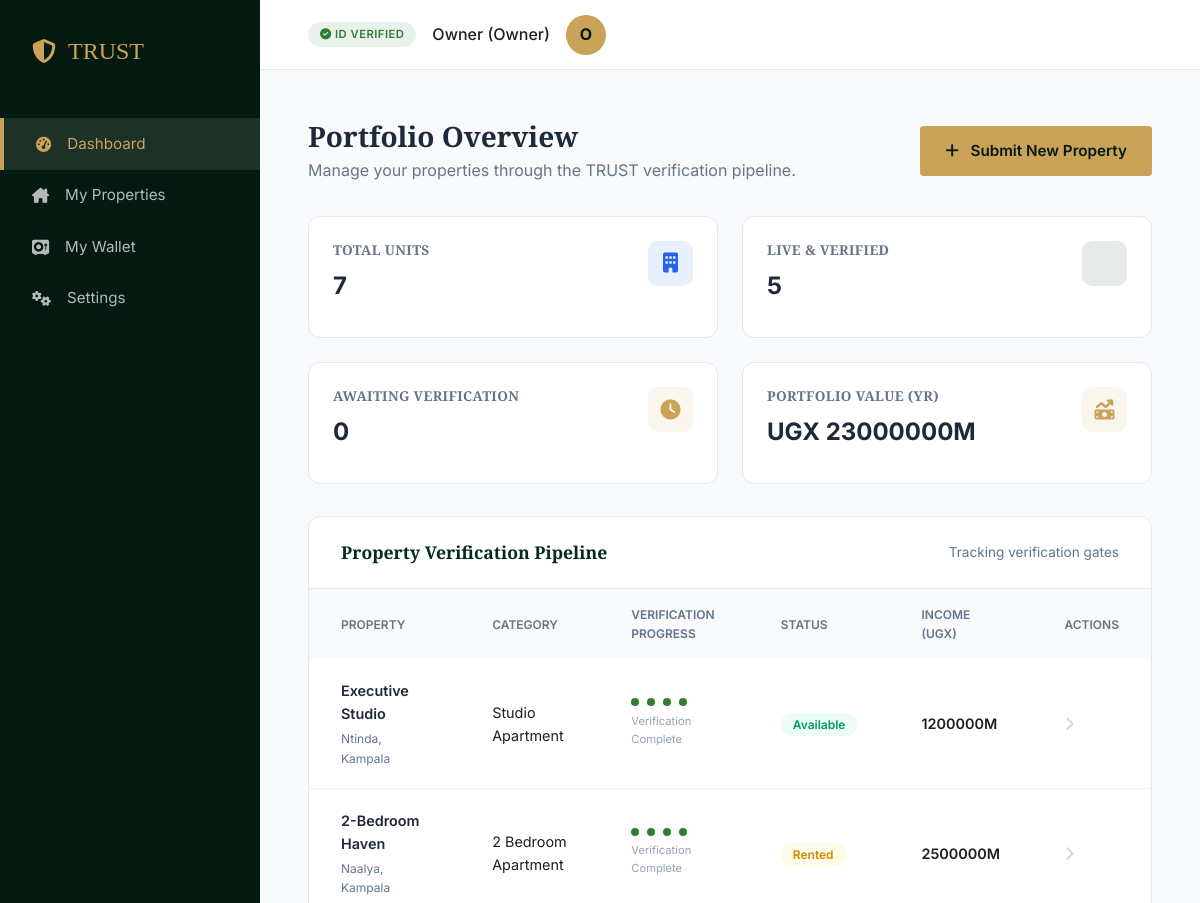
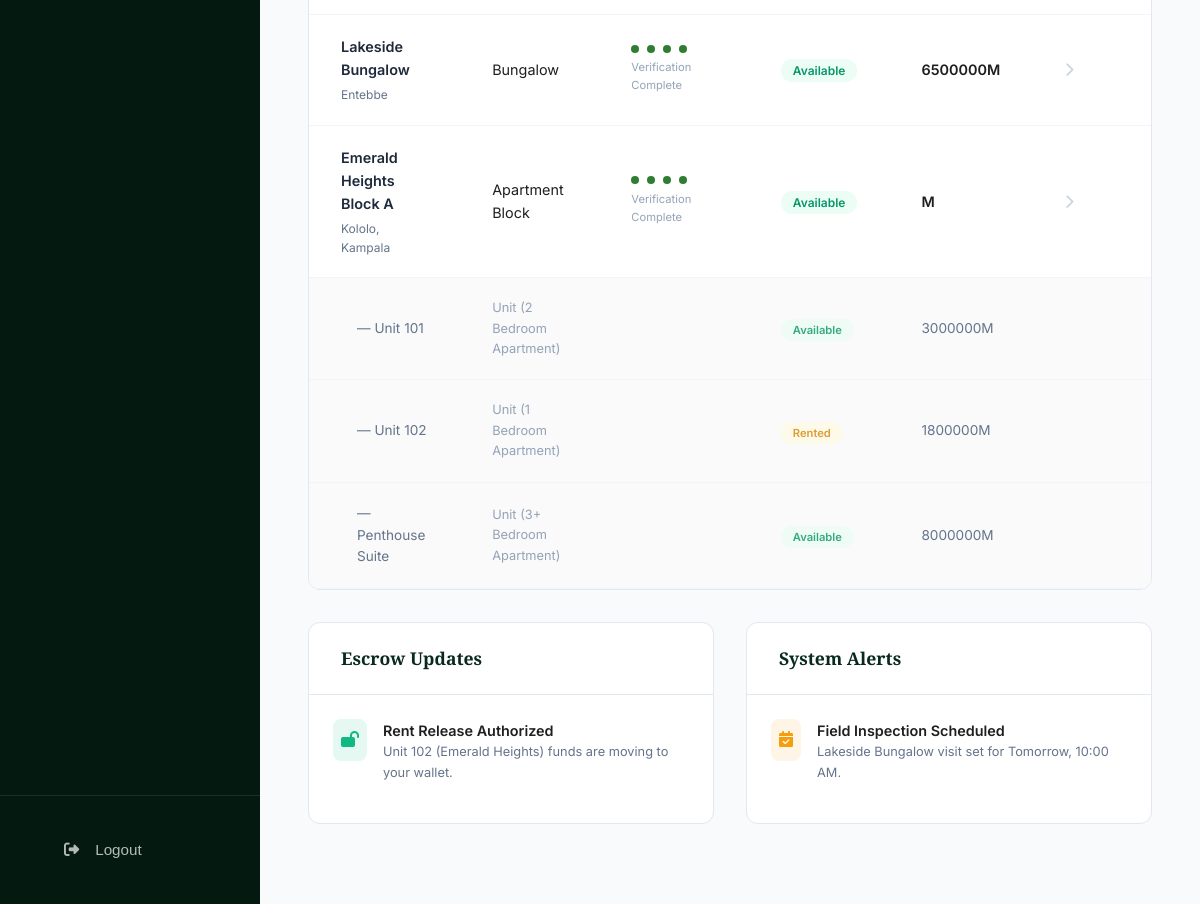
Page /landlord/ (signed in) on the committed database (2 pictures, top to bottom).
### core/models.py (models this page shows, shortened)
class Property(models.Model):
    owner = models.ForeignKey(User, on_delete=models.CASCADE, related_name='properties', null=True, blank=True)
    SINGLE_UNIT_CHOICES = [
        ('single_room', 'Single Room'),
        ('self_contained', 'Self-Contained Room'),
        ('studio', 'Studio Apartment'),
        ('1_bed', '1 Bedroom Apartment'),
        ('2_bed', '2 Bedroom Apartment'),
        ('3_plus_bed', '3+ Bedroom Apartment'),
        ('bungalow', 'Bungalow'),
        ('standalone', 'Standalone House'),
    ]
    MULTI_UNIT_CHOICES = [
        ('apartment_block', 'Apartment Block'),
        ('condo_block', 'Condominium Block'),
        ('flat', 'Flat (Multi-Floor Building)'),
    ]
    CATEGORY_CHOICES = SINGLE_UNIT_CHOICES + MULTI_UNIT_CHOICES
    STATUS_CHOICES = [
        ('available', 'Available'),
        ('rented', 'Rented'),
        ('under_maintenance', 'Under Maintenance'),
        ('pending_verification', 'Pending Verification'),
    ]
    title = models.CharField(max_length=255)
    description = models.TextField(blank=True)
    category = models.CharField(max_length=50, choices=CATEGORY_CHOICES)
    status = models.CharField(max_length=20, choices=STATUS_CHOICES, default='pending_verification')
    price = models.DecimalField(max_digits=12, decimal_places=2, null=True, blank=True)
    location = models.CharField(max_length=255)
    parent = models.ForeignKey('self', on_delete=models.CASCADE, null=True, blank=True, related_name='units')
    is_multi_unit = models.BooleanField(default=False)
    created_at = models.DateTimeField(auto_now_add=True)
    updated_at = models.DateTimeField(auto_now=True)
    class Meta:
        verbose_name_plural = "Properties"

### core/views.py (the view)
# urls.py: path('landlord/', views.landlord_dashboard, name='landlord_dashboard'),
def landlord_dashboard(request):
    owner_properties = Property.objects.filter(owner=request.user, parent=None).prefetch_related('units')
    stats = {
        'total': Property.objects.filter(owner=request.user).count(),
        'available': Property.objects.filter(owner=request.user, status='available').count(),
        'pending': Property.objects.filter(owner=request.user, status='pending_verification').count(),
        'revenue': sum(p.price for p in Property.objects.filter(owner=request.user, price__isnull=False))
    }
    return render(request, 'landlord/dashboard.html', {
        'properties': owner_properties,
        'stats': stats
    })

### core/templates/landlord/dashboard.html (shortened to what this page needs)
{% extends "landlord/base_landlord.html" %}
{% block admin_content %}
<div class="dashboard-header">
    <div>
        <h2>Portfolio Overview</h2>
        <p>Manage your properties through the TRUST verification pipeline.</p>
    </div>
    <a href="/landlord/property/add/" class="btn btn-gold">
        <i class="fa-solid fa-plus" style="margin-right: 0.5rem;"></i> Submit New Property
    </a>
</div>
<div class="stats-row">
    <div class="stat-card">
        <div class="stat-details">
            <h4>Total Units</h4>
            <div class="value">{{ stats.total }}</div>
        </div>
        <div class="stat-icon icon-blue">
            <i class="fa-solid fa-building"></i>
        </div>
    </div>
    <div class="stat-card">
        <div class="stat-details">
            <h4>Live & Verified</h4>
            <div class="value">{{ stats.available }}</div>
        </div>
        <div class="stat-icon icon-emerald">
        </div>
    </div>
    <div class="stat-card">
        <div class="stat-details">
            <h4>Awaiting Verification</h4>
            <div class="value">{{ stats.pending }}</div>
        </div>
        <div class="stat-icon icon-gold">
            <i class="fa-solid fa-clock"></i>
        </div>
    </div>
    <div class="stat-card">
        <div class="stat-details">
            <h4>Portfolio Value (Yr)</h4>
            <div class="value">UGX {{ stats.revenue|floatformat:0 }}M</div>
        </div>
        <div class="stat-icon icon-gold">
            <i class="fa-solid fa-money-bill-trend-up"></i>
        </div>
    </div>
</div>
<div class="content-card">
    <div class="card-header">
        <h3 style="margin:0; font-size: 1.1rem;">Property Verification Pipeline</h3>
        <span style="font-size: 0.85rem; color: #64748b;">Tracking verification gates</span>
    </div>
    <table class="admin-table">
        <thead>
            <tr>
                <th>Property</th>
                <th>Category</th>
                <th>Verification Progress</th>
                <th>Status</th>
                <th>Income (UGX)</th>
                <th>Actions</th>
            </tr>
        </thead>
        <tbody>
            {% for property in properties %}
            <tr>
                <td style="font-weight: 600; color: #1e293b;">
                    {{ property.title }}
                    <div style="font-size: 0.75rem; color: #64748b; font-weight: 400; margin-top: 0.25rem;">{{ property.location }}</div>
                </td>
                <td style="text-transform: capitalize;">{{ property.get_category_display }}</td>
                <td>
                    <div class="verification-status" title="Doc Upload > Physical Inspection > Title Search > Final Approval">
                        <div class="step-dot completed"></div>
                        <div class="step-dot {% if property.status != 'pending_verification' %}completed{% else %}current{% endif %}"></div>
                        <div class="step-dot {% if property.status == 'available' or property.status == 'rented' %}completed{% endif %}"></div>
                        <div class="step-dot {% if property.status == 'available' or property.status == 'rented' %}completed{% endif %}"></div>
                    </div>
                    <div style="font-size: 0.7rem; color: #94a3b8; margin-top: 0.4rem;">
                        {% if property.status == 'pending_verification' %}Awaiting Field inspection{% else %}Verification Complete{% endif %}
                    </div>
                </td>
                <td>
                    <span class="status-pill {% if property.status == 'available' %}pill-active{% else %}pill-pending{% endif %}">
                        {{ property.get_status_display }}
                    </span>
                </td>
                <td style="font-weight: 600;">{{ property.price|floatformat:0 }}M</td>
                <td><i class="fa-solid fa-chevron-right" style="color: #cbd5e1; cursor: pointer;"></i></td>
            </tr>
            {% if property.is_multi_unit %}
                {% for unit in property.units.all %}
                <tr style="background: #fafafa;">
                    <td style="padding-left: 3rem; font-size: 0.85rem; color: #64748b;">— {{ unit.title }}</td>
                    <td style="font-size: 0.8rem; color: #94a3b8;">Unit ({{ unit.get_category_display }})</td>
                    <td></td>
                    <td>
                        <span class="status-pill {% if unit.status == 'available' %}pill-active{% else %}pill-pending{% endif %}" style="font-size: 0.7rem; opacity: 0.8;">
                            {{ unit.get_status_display }}
                        </span>
                    </td>
                    <td style="font-size: 0.85rem; color: #64748b;">{{ unit.price|floatformat:0 }}M</td>
                    <td></td>
                </tr>
                {% endfor %}
            {% endif %}
            {% endfor %}
        </tbody>
    </table>
</div>
<div style="display: grid; grid-template-columns: 1fr 1fr; gap: 2rem;">
    <div class="content-card">
        <div class="card-header">
            <h3 style="margin:0; font-size: 1.1rem;">Escrow Updates</h3>
        </div>
        <div style="padding: 1.5rem;">
            <div style="display: flex; gap: 1rem; align-items: flex-start; margin-bottom: 1rem;">
                <div style="background: rgba(16, 185, 129, 0.1); color: #10b981; padding: 0.5rem; border-radius: 8px;"><i class="fa-solid fa-lock-open"></i></div>
                <div>
                    <div style="font-weight: 600; font-size: 0.9rem;">Rent Release Authorized</div>
                    <div style="font-size: 0.8rem; color: #64748b;">Unit 102 (Emerald Heights) funds are moving to your wallet.</div>
                </div>
            </div>
        </div>
    </div>
    <div class="content-card">
        <div class="card-header">
            <h3 style="margin:0; font-size: 1.1rem;">System Alerts</h3>
        </div>
        <div style="padding: 1.5rem;">
            <div style="display: flex; gap: 1rem; align-items: flex-start;">
                <div style="background: rgba(245, 158, 11, 0.1); color: #f59e0b; padding: 0.5rem; border-radius: 8px;"><i class="fa-solid fa-calendar-check"></i></div>
                <div>
                    <div style="font-weight: 600; font-size: 0.9rem;">Field Inspection Scheduled</div>
                    <div style="font-size: 0.8rem; color: #64748b;">Lakeside Bungalow visit set for Tomorrow, 10:00 AM.</div>
                </div>
            </div>
        </div>
    </div>
</div>
{% endblock %}

### core/templates/landlord/base_landlord.html (shortened to what this page needs)
<!DOCTYPE html>
<html lang="en">
<head>
    <link rel="stylesheet" href="https://cdnjs.cloudflare.com/ajax/libs/font-awesome/6.4.0/css/all.min.css">
    <link rel="stylesheet" href="/static/css/style.css">
</head>
<body>
    <aside class="admin-sidebar" id="sidebar">
        <div class="sidebar-brand">
            <i class="fa-solid fa-shield-halved"></i> TRUST
        </div>
        <nav class="sidebar-nav">
            <a href="/landlord/" class="nav-item active">
                <i class="fa-solid fa-gauge-high"></i> Dashboard
            </a>
            <a href="#" class="nav-item">
                <i class="fa-solid fa-house-chimney"></i> My Properties
            </a>
            <a href="#" class="nav-item">
                <i class="fa-solid fa-vault"></i> My Wallet
            </a>
            <a href="#" class="nav-item">
                <i class="fa-solid fa-gears"></i> Settings
            </a>
        </nav>
        <div class="sidebar-footer">
            <form action="/logout/" method="post">
                <button type="submit" class="nav-item"
                    style="background: none; border: none; width: 100%; cursor: pointer; text-align: left;">
                    <i class="fa-solid fa-right-from-bracket"></i> Logout
                </button>
            </form>
        </div>
    </aside>
    <main class="admin-main">
        <header class="admin-topbar">
            <div class="user-info">
                <span class="badge badge-verified" style="font-size: 0.7rem;"><i class="fa-solid fa-check-circle"></i>
                    ID Verified</span>
                <span style="font-weight: 500;">{{ user.username|title }} (Owner)</span>
                <div
                    style="width: 40px; height: 40px; background: var(--color-gold); color: var(--color-emerald-darkest); border-radius: 50%; display: flex; align-items: center; justify-content: center; font-weight: bold;">
                    {{ user.username|first|upper }}</div>
            </div>
        </header>
        <div class="admin-content">
            {% block admin_content %}{% endblock %}
        </div>
    </main>
</body>
</html>

### core/static/css/style.css (style rules this page uses)
:root { --color-emerald-darkest: #041a11; --color-emerald-dark: #072a1c; --color-emerald: #0a3d28; --color-emerald-light: #165b3f; --color-gold: #cba358; --color-gold-light: #e4c585; --color-gold-hover: #b48e47; --color-bg-base: #fbfbf9; --color-surface: #ffffff; --color-text-dark: #1f1f1f; --color-text-muted: #666666; --color-border: #e8e8e8; --color-success: #2e7d32; --color-error: #d32f2f; --color-warning: #f57c00; --font-heading: 'Playfair Display', serif; --font-body: 'Inter', sans-serif; --radius-sm: 4px; --radius-md: 8px; --radius-lg: 16px; --radius-full: 9999px; --shadow-sm: 0 2px 4px rgba(0,0,0,0.04); --shadow-md: 0 4px 12px rgba(0,0,0,0.06); --shadow-lg: 0 16px 32px rgba(0,0,0,0.08); --shadow-gold: 0 8px 24px rgba(203, 163, 88, 0.2); --transition-fast: 0.2s ease-in-out; --transition-base: 0.3s ease; --transition-slow: 0.5s cubic-bezier(0.4, 0, 0.2, 1); }
* { box-sizing: border-box; margin: 0; padding: 0; }
body { font-family: var(--font-body); background-color: var(--color-bg-base); color: var(--color-text-dark); line-height: 1.6; -webkit-font-smoothing: antialiased; }
h1, h2, h3, h4, h5, h6 { font-family: var(--font-heading); color: var(--color-emerald-dark); font-weight: 600; line-height: 1.3; }
a { color: var(--color-gold); text-decoration: none; transition: var(--transition-base); }
.btn { display: inline-block; padding: 0.75rem 1.5rem; border-radius: var(--radius-sm); font-family: var(--font-body); font-weight: 500; text-align: center; cursor: pointer; border: 1px solid transparent; transition: var(--transition-base); font-size: 0.95rem; }
.btn-gold { background-color: var(--color-gold); color: var(--color-emerald-darkest); font-weight: 600; }
.badge { padding: 0.25rem 0.75rem; border-radius: var(--radius-full); font-size: 0.8rem; font-weight: 600; text-transform: uppercase; letter-spacing: 0.5px; }
.badge-verified { background-color: rgba(46, 125, 50, 0.1); color: var(--color-success); }

### core/templates/landlord/base_landlord.html (style rules this page uses)
:root { --sidebar-width: 260px; }
body { background-color: #f8fafc; margin: 0; display: flex; min-height: 100vh; }
.admin-sidebar { width: var(--sidebar-width); background-color: var(--color-emerald-darkest); color: white; position: fixed; top: 0; bottom: 0; left: 0; display: flex; flex-direction: column; z-index: 1000; transition: transform 0.3s ease; }
.sidebar-brand { padding: 2rem; font-family: var(--font-heading); font-size: 1.5rem; color: var(--color-gold); display: flex; align-items: center; gap: 0.75rem; }
.sidebar-nav { flex: 1; padding: 1rem 0; }
.nav-item { display: flex; align-items: center; padding: 0.85rem 2rem; color: rgba(255, 255, 255, 0.7); text-decoration: none; transition: all 0.3s ease; gap: 1rem; font-size: 0.95rem; }
.nav-item:hover, .nav-item.active { color: white; background-color: rgba(255, 255, 255, 0.1); }
.nav-item.active { border-left: 4px solid var(--color-gold); color: var(--color-gold); }
.sidebar-footer { padding: 2rem; border-top: 1px solid rgba(255, 255, 255, 0.1); }
.admin-main { margin-left: var(--sidebar-width); flex: 1; display: flex; flex-direction: column; width: calc(100% - var(--sidebar-width)); }
.admin-topbar { height: 70px; background: white; border-bottom: 1px solid #e2e8f0; display: flex; align-items: center; justify-content: space-between; padding: 0 3rem; position: sticky; top: 0; z-index: 900; }
.admin-topbar .user-info { display: flex; align-items: center; gap: 1rem; }
.admin-content { padding: 3rem; }

### rows in the picture
Property: title "Executive Studio", location "Ntinda, Kampala", category "Studio Apartment", shows "Verification Complete", status "Available", price "1200000"
Property: title "2-Bedroom Haven", location "Naalya, Kampala", category "2 Bedroom Apartment", shows "Verification Complete", status "Rented", price "2500000"
Property: title "Lakeside Bungalow", location "Entebbe", category "Bungalow", shows "Verification Complete", status "Available", price "6500000"
Property: title "Emerald Heights Block A", location "Kololo, Kampala", category "Apartment Block", shows "Verification Complete", status "Available"
Property: title "Unit 101", category "2 Bedroom Apartment", status "Available", price "3000000"
Property: title "Unit 102", category "1 Bedroom Apartment", status "Rented", price "1800000"
Property: title "Penthouse Suite", category "3+ Bedroom Apartment", status "Available", price "8000000"

### other values in the picture
{{ user.username|title }} "Owner"
{{ user.username|first|upper }} "O"
{{ stats.total }} "7"
{{ stats.available }} "5"
{{ stats.pending }} "0"
{{ stats.revenue|floatformat:0 }} "23000000"
